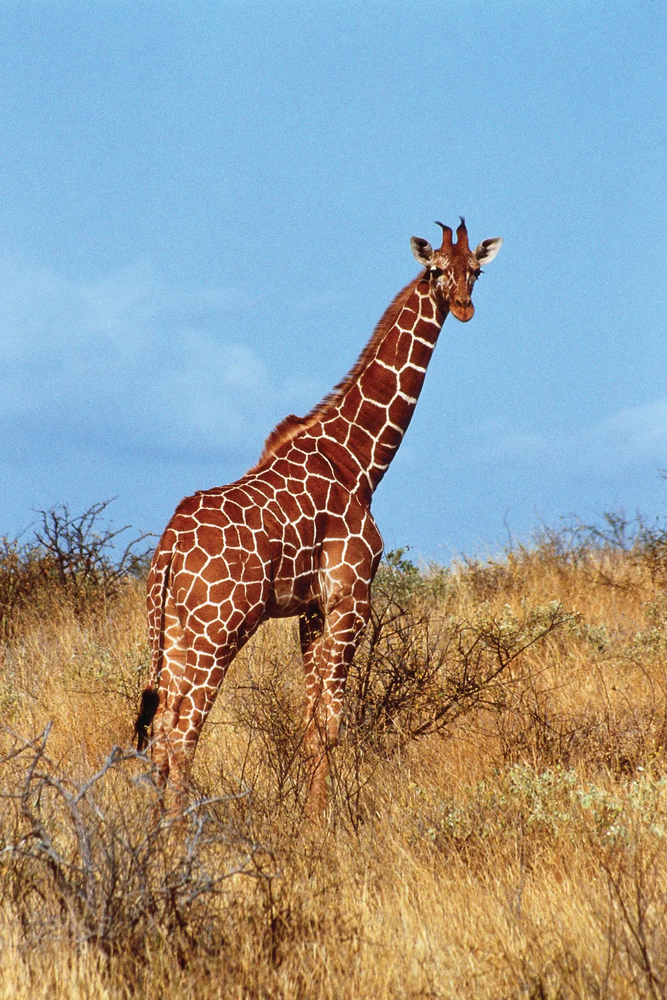
#> input picture Histograms/codes/giraffe-Kenya.png, 667 x 1000 px, shrunk from 1067 x 1600 before the run
$ jupyter execute histogram.ipynb
#> lines starting #> are read from the running program, lines starting #| are printed output that depends on the picture
[cell 1]
import cv2
import matplotlib.pyplot as plt

[cell 2]
# RGB

image = cv2.imread("./giraffe-Kenya.png")
#> image is the input picture: shape (1000, 667, 3); mean B, G, R 152, 154.5, 150.9
image_rgb = cv2.cvtColor(image, cv2.COLOR_BGR2RGB)

plt.imshow(image_rgb)

[cell 3]
channels = cv2.split(image_rgb) #This splits the RGB image into three separate channels
# print("channels", channels)
colors = ['red', 'green', 'blue']

'''
zip() is a built-in Python function that pairs elements from two (or more) lists together, creating tuples.
It "zips" the lists like teeth in a zipper.
Example:
Code:
names = ['Alice', 'Bob', 'Charlie']
scores = [85, 90, 95]

paired = zip(names, scores)
print(list(paired))

Output:
[('Alice', 85), ('Bob', 90), ('Charlie', 95)]
'''

for channel, color in zip(channels, colors):
    # print(channel, color)
    hist = cv2.calcHist([channel], [0], None, [256], [0, 256])
    plt.plot(hist, color=color)
#> this loop made 3 passes
#> color on passes 1 to 3: 'red', 'green', 'blue'

plt.title("Color Histogram")
plt.xlabel("Pixel Intensity")
plt.ylabel("Frequence")
plt.show()
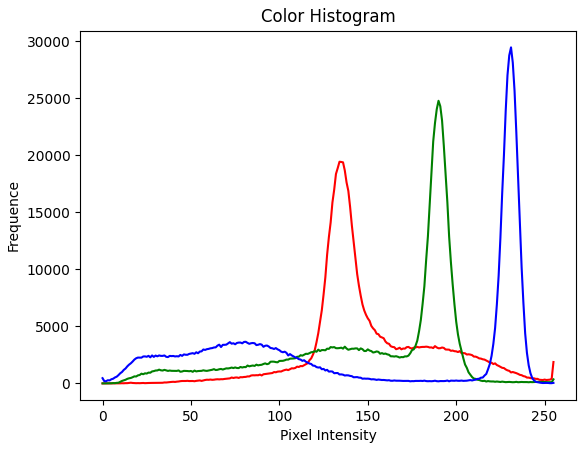
#> figure drawn by matplotlib, 1 panel; curve peaks at x = 134, y = 19424; curve peaks at x = 190, y = 24764; curve peaks at x = 231, y = 29443

[cell 4]
# HSV

image_hsv = cv2.cvtColor(image, cv2.COLOR_BGR2HSV)
#> image_hsv: shape (1000, 667, 3); mean H, S, V 59.8, 123.7, 197
h, s, v = cv2.split(image_hsv)
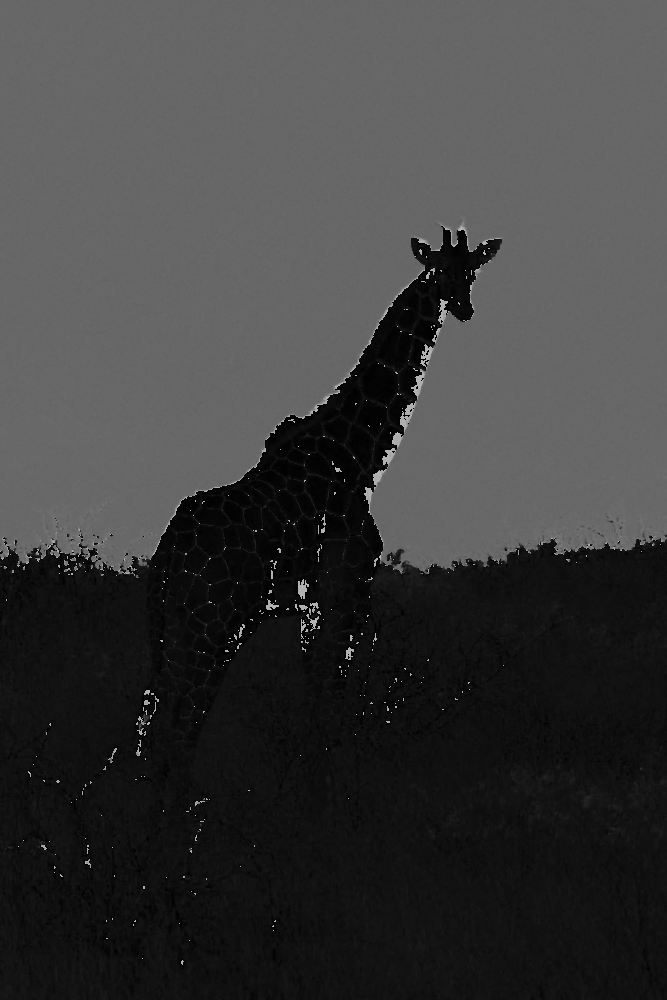
#> h: shape (1000, 667); min 0, max 179, mean 59.8
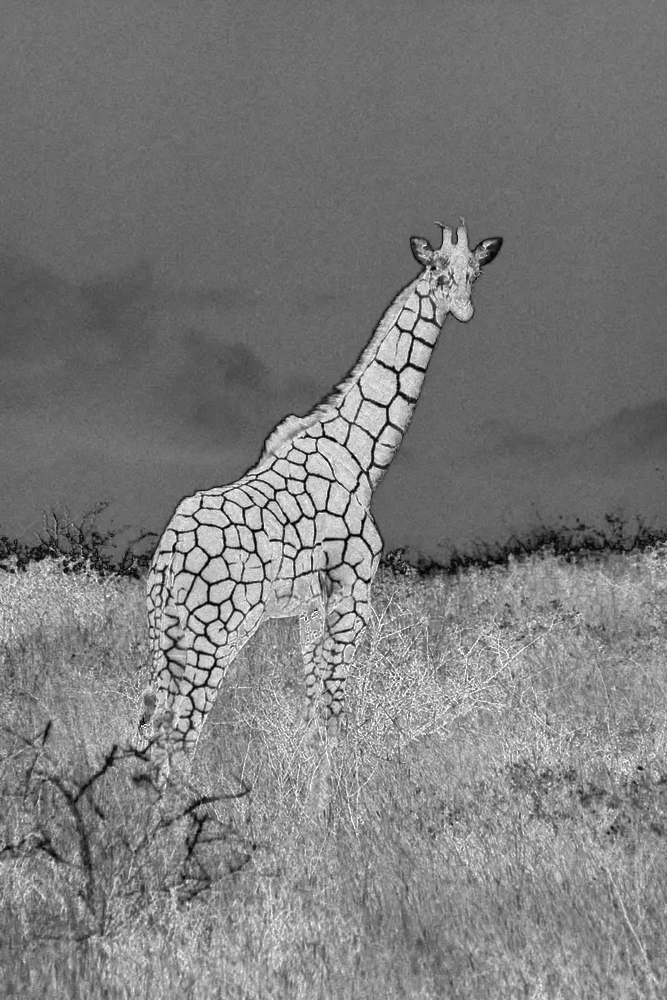
#> s: shape (1000, 667); min 0, max 255, mean 123.7
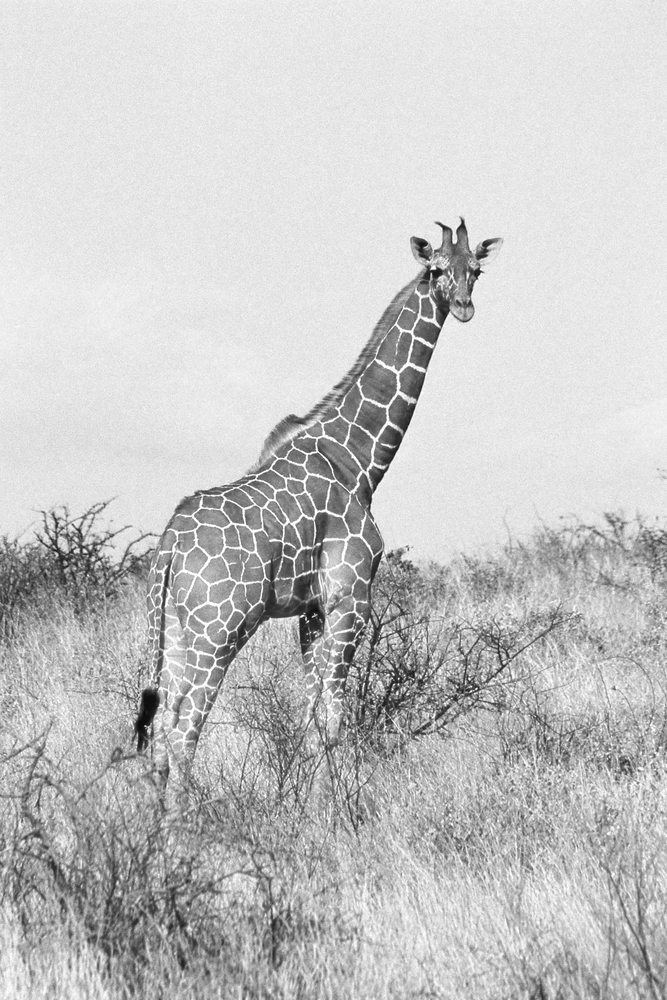
#> v: shape (1000, 667); min 9, max 255, mean 197

h_hist = cv2.calcHist([h], [0], None, [180], [0, 180])
#> h_hist = 180 values, max 137671 at index 103, min 0 at index 59, mean 3705.6
s_hist = cv2.calcHist([s], [0], None, [256], [0, 256])
#> s_hist = 256 values, max 20668 at index 104, min 0 at index 254, mean 2605.5
v_hist = cv2.calcHist([v], [0], None, [256], [0, 256])
#> v_hist = 256 values, max 30327 at index 231, min 0 at index 0, mean 2605.5

fig, axes = plt.subplots(1,3, figsize=(15, 5))

axes[0].plot(h_hist, color='orange')
axes[0].set_title("Hue Histogram")
axes[0].set_xlabel("Bins")
axes[0].set_ylabel("Frequency")

axes[1].plot(s_hist, color='green')
axes[1].set_title("Saturation Histogram")
axes[1].set_xlabel("Bins")
axes[1].set_ylabel("Frequency")

axes[2].plot(v_hist, color='blue')
axes[2].set_title("Value histogram")
axes[2].set_xlabel("Bins")
axes[2].set_ylabel("Frequency")

plt.tight_layout()
plt.show()
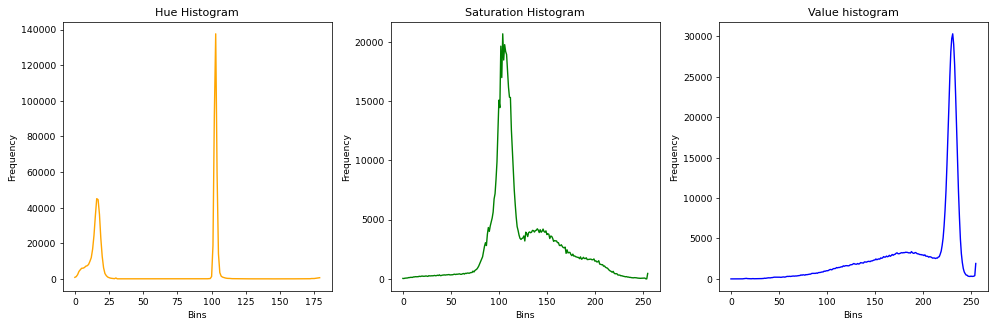
#> figure drawn by matplotlib, 3 panels; panel 1: curve peaks at x = 103, y = 137671; panel 2: curve peaks at x = 104, y = 20668; panel 3: curve peaks at x = 231, y = 30327
